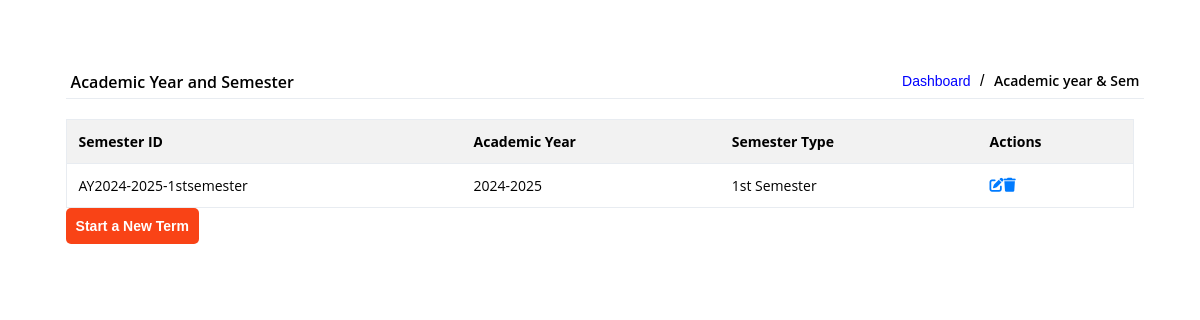
Page /php/admin/ay-dashboard.php on the earlier database version.
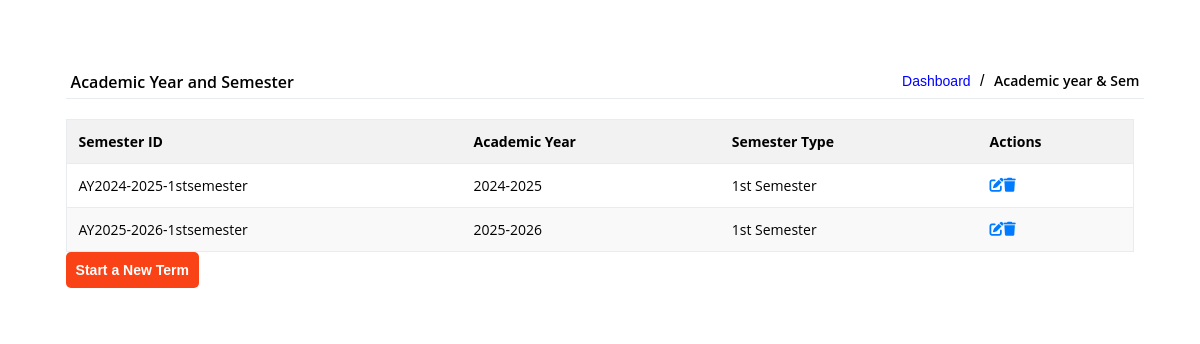
Same page on the later database version.
### tables this page shows
CREATE TABLE IF NOT EXISTS `semester` (
  `semester_ID` varchar(100) NOT NULL,
  `academic_year` varchar(100) NOT NULL,
  `semester_type` varchar(100) NOT NULL,
  `date_created` datetime NOT NULL,
  PRIMARY KEY (`semester_ID`)
);

### php/db-conn.php (called while the page is built, shortened)
<?php
class Database {
    public function __construct() {
        $this->db = new mysqli("auth-db1632.hstgr.io", "u958767601_shirrah", "Shirrah612345", "u958767601_dcs");
    }
}
?>

### php/admin/ay-dashboard.php (the view, shortened to what this page needs)
<?php
require_once "././php/db-conn.php";
$db = new Database();
$query = "SELECT semester_ID, academic_year, semester_type FROM semester";
$semester = $db->db->query($query);
?>
<link rel="stylesheet" href=".//.//stylesheet/admin/ay-dashboard.css">
<link rel="stylesheet" href="https://cdnjs.cloudflare.com/ajax/libs/font-awesome/6.0.0-beta3/css/all.min.css">
<div class="ay-dashboard-body">
    <div class="ay-dashboard-con">
        <div class="ay-dashboard-header">
            <span>Academic Year and Semester</span>
            <div class="location">
                <a href="?content=admin-index&admin=dashboard">Dashboard</a>
                /
                <span>Academic year & Sem</span>
            </div>
        </div>
        <table class="semester-table">
            <thead>
                <tr>
                    <th>Semester ID</th>
                    <th>Academic Year</th>
                    <th>Semester Type</th>
                    <th>Actions</th>
                </tr>
            </thead>
            <tbody>
                <?php
                if ($semester->num_rows > 0) {
                    while ($row = $semester->fetch_assoc()) {
                        echo "<tr>";
                        echo "<td>" . htmlspecialchars($row['semester_ID']) . "</td>";
                        echo "<td>" . htmlspecialchars($row['academic_year']) . "</td>";
                        echo "<td>" . htmlspecialchars($row['semester_type']) . "</td>";
                        echo "<td>";
                        echo "<a href='?content=admin-index&admin=ay-dashboard&edit_id=" . $row["semester_ID"] . "'><i class='fas fa-edit'></i></a>";
                        echo "<a href='?content=admin-index&admin=ay-dashboard&delete_id=" . $row["semester_ID"] . "' class='delete-btn'><i class='fas fa-trash'></i></a>";
                        echo "</td>";
                        echo "</tr>";
                    }
                } else {
                    echo "<tr><td colspan='4'>No semester found</td></tr>";
                }
                ?>
            </tbody>
        </table>
        <button id="create-term-btn" onclick="openEnrollForm()">Start a New Term</button>
    </div>
</div>

### stylesheet/admin/ay-dashboard.css (style rules this page uses)
.ay-dashboard-body { font-family: "Open-sans", sans-serif; width: 100%; overflow: auto; }
.ay-dashboard-con { margin-top: 20px; padding: 1.8rem; margin: 1.8rem; background-color: white; }
.ay-dashboard-header { width: 100%; padding: 5px; border-bottom: solid 1px #e8ecf1; display: flex; flex-direction: row; }
.ay-dashboard-header span { font-family: "Open Sans", sans-serif; font-weight: 600; width: 50%; }
.location { width: 50%; text-align: end; }
.location a { text-decoration: none; font-family: "Open-sans", sans-serif; margin-right: 5px; color: blue; font-size: 14px; }
.location span { margin-left: 5px; font-size: 14px; }
.semester-table { width: 100%; border-collapse: collapse; margin-top: 20px; border: 1px solid #e8ecf1; }
.semester-table th, .semester-table td { padding: 12px; text-align: left; font-size: 14px; border-bottom: 1px solid #e8ecf1; font-family: "Open Sans", sans-serif; }
.semester-table th { background-color: #f2f2f2; color: black; font-weight: bold; cursor: pointer; position: sticky; top: 0; }
.semester-table tr:nth-child(even) { background-color: #f9f9f9; }
.semester-table td { color: black; }
.semester-table td a { color: #007BFF; text-decoration: none; }
#create-term-btn { border: none; padding: 10px; font-size: 14px; font-weight: 600; background-color: #f94316; color: white; border-radius: 5px; }

Differences in the rows shown:
added semester: semester_ID "AY2025-2026-1stsemester", academic_year "2025-2026", semester_type "1st Semester"
